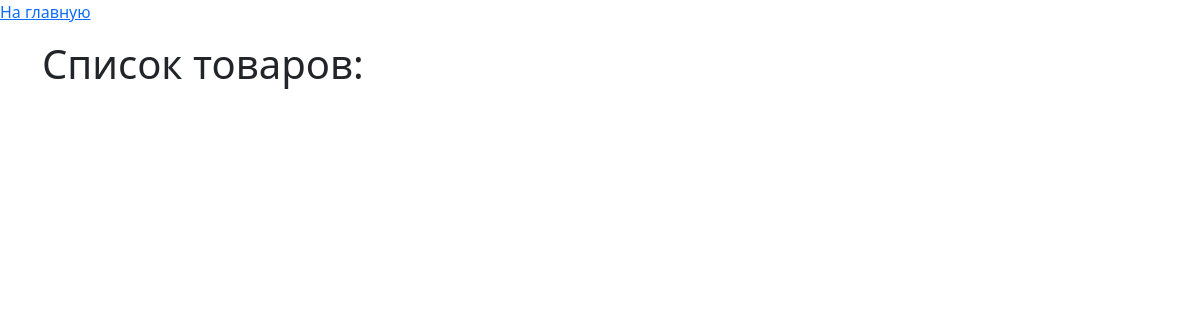
/products/, run on an earlier commit of the app's database.
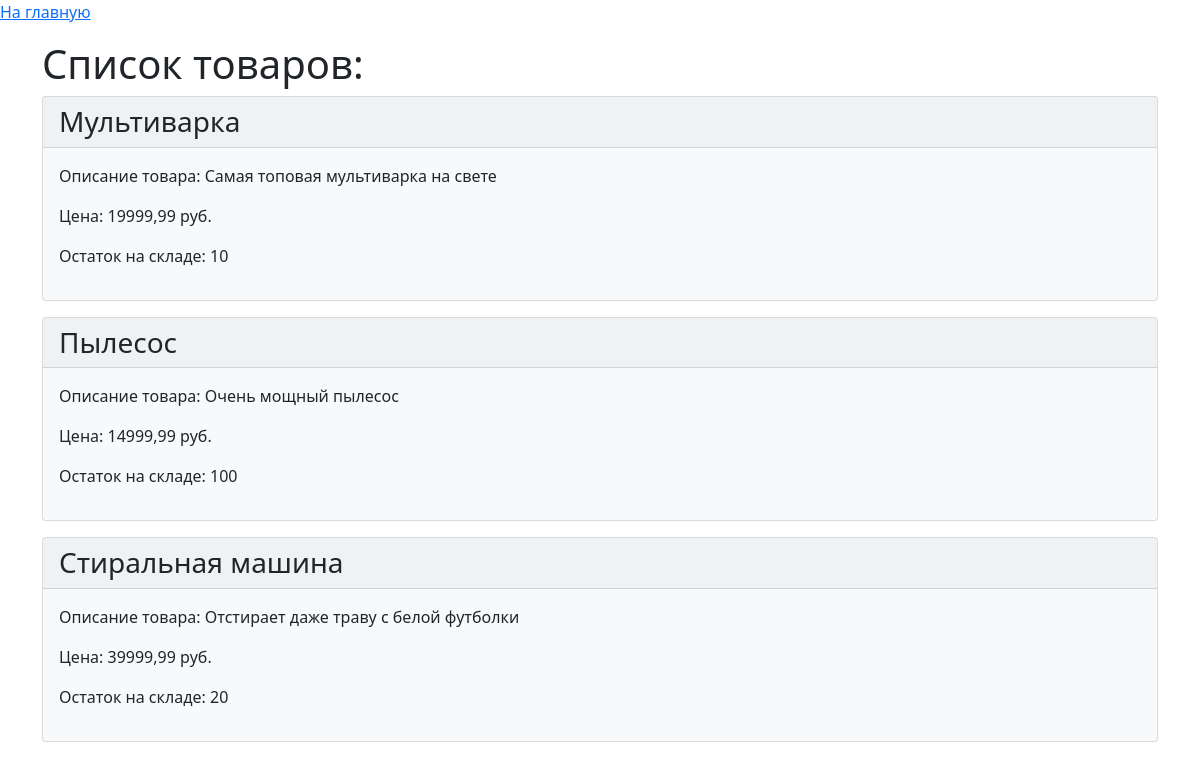
And on a later commit of the database.
### shopapp/models.py (models this page shows, shortened)
class Product(models.Model):
    name = models.CharField(max_length=255,
                            verbose_name='Название',
                            help_text='Название товара')
    descriptoin = models.TextField(verbose_name='Описание',
                                   help_text='Описание товара')
    price = models.DecimalField(verbose_name='Цена', decimal_places=2, max_digits=10)
    stock_quantity = models.SmallIntegerField(verbose_name='Остаток на складе')
    update_time = models.DateTimeField(verbose_name='Дата последнего изменения',
                                       auto_now=True)
    published = models.BooleanField(verbose_name='Опубликовано',
                                    help_text='True - опубликовано, False - черновик',
                                    default=False)
    class Meta:
        ordering = ['id']
        verbose_name = 'товар'
        verbose_name_plural = 'Товары'

### shopapp/views.py (the view)
# urls.py: path('products/', views.products, name='products'),
def products(request):
    list_products = Product.objects.filter(published=True)
    return render(request, 'products.html', {'products': list_products})

### mysite/templates/products.html (shortened to what this page needs)
{% extends "base.html" %}
{% block content %}
<p><a href={% url "home" %}>На главную</a></p>
<div class="container">
    <h1>Список товаров:</h1>
        {% for product in products %}
        <div class="card text-dark bg-light mb-3">
            <h3 class="card-header">{{ product.name }}</h3>
            <div class="card-body">
                <p>Описание товара: {{ product.descriptoin }}</p>
                <p>Цена: {{ product.price }} руб.</p>
                <p>Остаток на складе: {{ product.stock_quantity }}</p>
            </div>
        </div>
        {% endfor %}
</div>
{% endblock content %}

What changed in the data, as far as the page shows it:
added Product: name "Мультиварка", descriptoin "Самая топовая мультиварка на свете", price "19999,99", stock_quantity "10"
added Product: name "Пылесос", descriptoin "Очень мощный пылесос", price "14999,99", stock_quantity "100"
added Product: name "Стиральная машина", descriptoin "Отстирает даже траву с белой футболки", price "39999,99", stock_quantity "20"
